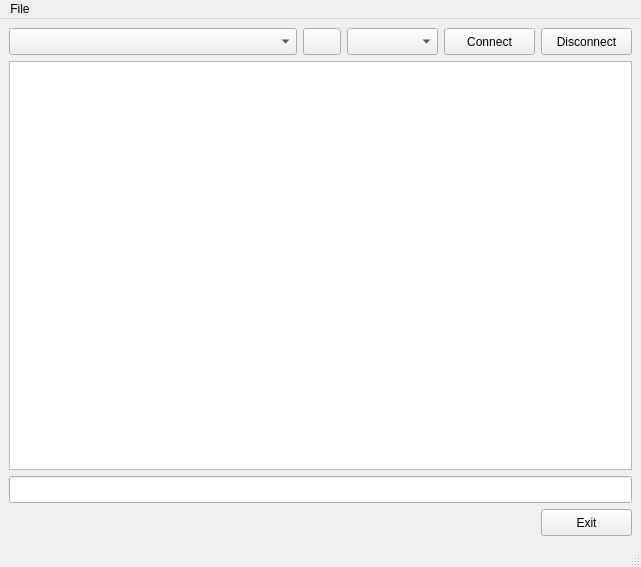
<?xml version="1.0" encoding="UTF-8"?>
<ui version="4.0">
 <class>MainWindow</class>
 <widget class="QMainWindow" name="MainWindow">
  <property name="geometry">
   <rect>
    <x>0</x>
    <y>0</y>
    <width>641</width>
    <height>567</height>
   </rect>
  </property>
  <property name="windowTitle">
   <string>SPPyQt</string>
  </property>
  <widget class="QWidget" name="centralwidget">
   <layout class="QGridLayout" name="gridLayout">
    <item row="0" column="0">
     <layout class="QVBoxLayout" name="verticalLayout">
      <item>
       <layout class="QHBoxLayout" name="horizontalLayout">
        <item>
         <widget class="QComboBox" name="portsComboBox">
          <property name="sizePolicy">
           <sizepolicy hsizetype="Expanding" vsizetype="Fixed">
            <horstretch>0</horstretch>
            <verstretch>0</verstretch>
           </sizepolicy>
          </property>
          <property name="minimumSize">
           <size>
            <width>200</width>
            <height>27</height>
           </size>
          </property>
         </widget>
        </item>
        <item>
         <widget class="QPushButton" name="refreshPortsPushButton">
          <property name="enabled">
           <bool>true</bool>
          </property>
          <property name="sizePolicy">
           <sizepolicy hsizetype="Minimum" vsizetype="Minimum">
            <horstretch>0</horstretch>
            <verstretch>0</verstretch>
           </sizepolicy>
          </property>
          <property name="minimumSize">
           <size>
            <width>38</width>
            <height>27</height>
           </size>
          </property>
          <property name="maximumSize">
           <size>
            <width>38</width>
            <height>27</height>
           </size>
          </property>
          <property name="text">
           <string/>
          </property>
          <property name="icon">
           <iconset resource="mainWindow.qrc">
            <normaloff>:/icons/icons/refresh.png</normaloff>:/icons/icons/refresh.png</iconset>
          </property>
          <property name="iconSize">
           <size>
            <width>16</width>
            <height>16</height>
           </size>
          </property>
         </widget>
        </item>
        <item>
         <widget class="QComboBox" name="baudRateComboBox">
          <property name="minimumSize">
           <size>
            <width>91</width>
            <height>27</height>
           </size>
          </property>
         </widget>
        </item>
        <item>
         <widget class="QPushButton" name="connectPushButton">
          <property name="sizePolicy">
           <sizepolicy hsizetype="Preferred" vsizetype="Fixed">
            <horstretch>0</horstretch>
            <verstretch>0</verstretch>
           </sizepolicy>
          </property>
          <property name="minimumSize">
           <size>
            <width>91</width>
            <height>27</height>
           </size>
          </property>
          <property name="text">
           <string>Connect</string>
          </property>
         </widget>
        </item>
        <item>
         <widget class="QPushButton" name="disconnectPushButton">
          <property name="sizePolicy">
           <sizepolicy hsizetype="Preferred" vsizetype="Fixed">
            <horstretch>0</horstretch>
            <verstretch>0</verstretch>
           </sizepolicy>
          </property>
          <property name="minimumSize">
           <size>
            <width>91</width>
            <height>27</height>
           </size>
          </property>
          <property name="text">
           <string>Disconnect</string>
          </property>
         </widget>
        </item>
       </layout>
      </item>
      <item>
       <widget class="QPlainTextEdit" name="logPlainTextEdit">
        <property name="minimumSize">
         <size>
          <width>270</width>
          <height>200</height>
         </size>
        </property>
        <property name="font">
         <font>
          <family>Courier New</family>
         </font>
        </property>
        <property name="readOnly">
         <bool>true</bool>
        </property>
       </widget>
      </item>
      <item>
       <widget class="QLineEdit" name="cmdLineEdit">
        <property name="minimumSize">
         <size>
          <width>0</width>
          <height>27</height>
         </size>
        </property>
        <property name="font">
         <font>
          <family>Courier New</family>
         </font>
        </property>
        <property name="dragEnabled">
         <bool>true</bool>
        </property>
       </widget>
      </item>
      <item>
       <layout class="QHBoxLayout" name="horizontalLayout_2">
        <item>
         <spacer name="horizontalSpacer">
          <property name="orientation">
           <enum>Qt::Horizontal</enum>
          </property>
          <property name="sizeHint" stdset="0">
           <size>
            <width>40</width>
            <height>20</height>
           </size>
          </property>
         </spacer>
        </item>
        <item>
         <widget class="QPushButton" name="exitPushButton">
          <property name="sizePolicy">
           <sizepolicy hsizetype="Preferred" vsizetype="Fixed">
            <horstretch>0</horstretch>
            <verstretch>0</verstretch>
           </sizepolicy>
          </property>
          <property name="minimumSize">
           <size>
            <width>91</width>
            <height>27</height>
           </size>
          </property>
          <property name="text">
           <string>Exit</string>
          </property>
         </widget>
        </item>
       </layout>
      </item>
     </layout>
    </item>
   </layout>
  </widget>
  <widget class="QMenuBar" name="menubar">
   <property name="geometry">
    <rect>
     <x>0</x>
     <y>0</y>
     <width>641</width>
     <height>24</height>
    </rect>
   </property>
   <widget class="QMenu" name="menuFile">
    <property name="title">
     <string>File</string>
    </property>
    <addaction name="actionExit"/>
   </widget>
   <addaction name="menuFile"/>
  </widget>
  <widget class="QStatusBar" name="statusbar"/>
  <action name="actionExit">
   <property name="text">
    <string>Exit</string>
   </property>
  </action>
 </widget>
 <resources>
  <include location="mainWindow.qrc"/>
 </resources>
 <connections/>
</ui>
